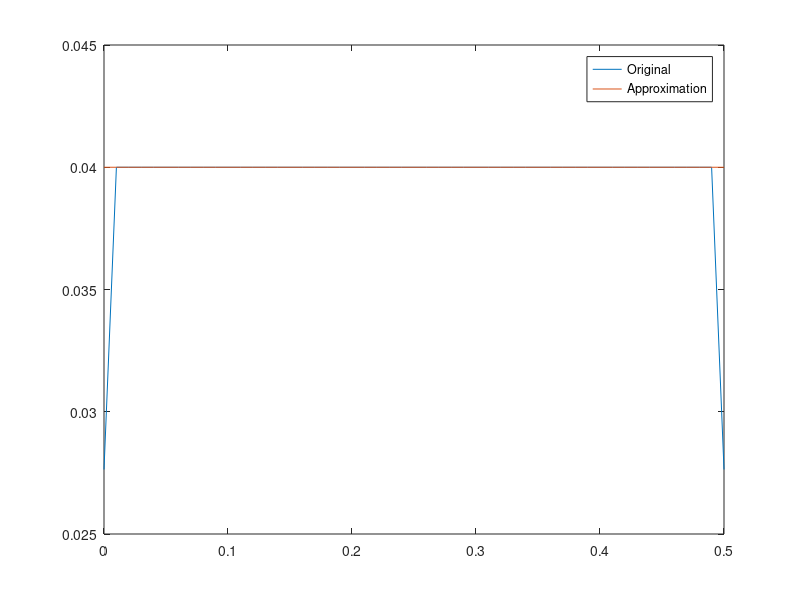

MATLAB code to generate this figure:
% CRLB for PHASE estimation in AWGN

clear all;clc;close all;
fo=0:.01:.5;
N=50; % No of data samples
n=0:N-1; phi=0.2*pi; % Phi in radiance
noisevar=1;
A=1;

 for l=1:length(fo),
     x(l,:)=cos(4*pi*fo(l)*n+(2*phi));
     y(l)= (noisevar)/((A^2*(N/2)))*(1-(1/N)*sum(x(l,:))); % Original CRLB
     z(l)=(2*noisevar)/(N*(A^2)); % Approximate CRLB
 end

figure,plot(fo,y,fo,z);legend('Original','Approximation');
